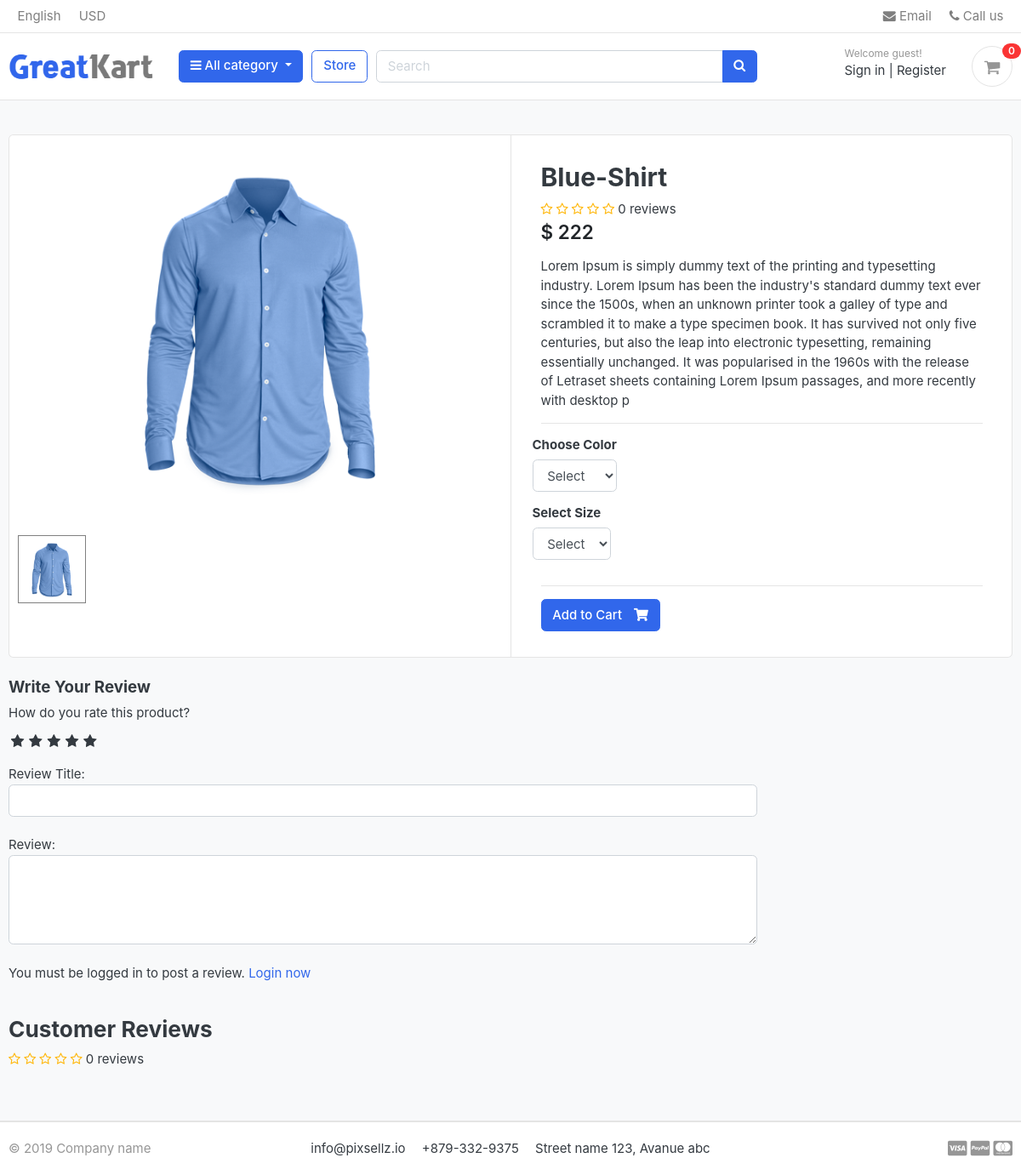
Screenshot of /store/category/shirts/blue-shirt/ with the database file from the repository.
### store/models.py (models this page shows, shortened)
class Product(models.Model):
    product_name    = models.CharField(max_length=200, unique=True)
    slug            = models.SlugField(max_length=200, unique=True)
    description     = models.TextField(max_length=500, blank=True)
    price           = models.IntegerField()
    images          = models.ImageField(upload_to='photos/products')
    stock           = models.IntegerField()
    is_available    = models.BooleanField(default=True)
    category        = models.ForeignKey(Category, on_delete=models.CASCADE)
    created_date    = models.DateTimeField(auto_now_add=True)
    modified_date   = models.DateTimeField(auto_now=True)
    def averageReview(self):
        reviews = ReviewRating.objects.filter(product=self, status=True).aggregate(average=Avg('rating'))
        avg = 0
        if reviews['average'] is not None:
            avg = float(reviews['average'])
        return avg
    def countReview(self):
        reviews = ReviewRating.objects.filter(product=self, status=True).aggregate(count=Count('id'))
        count = 0
        if reviews['count'] is not None:
            count = int(reviews['count'])
        return count

### store/views.py (the view)
# urls.py: path('category/<slug:category_slug>/<slug:product_slug>/', views.product_detail, name='product_detail'),
def product_detail(request, category_slug, product_slug):
    try:
        single_product = Product.objects.get(category__slug=category_slug, slug=product_slug)
        in_cart = CartItem.objects.filter(cart__cart_id=_cart_id(request), product=single_product).exists()
    except Exception as e:
        raise e
    if request.user.is_authenticated:
        try:
            orderproduct = OrderProduct.objects.filter(user=request.user, product_id=single_product.id).exists()
        except OrderProduct.DoesNotExist:
            orderproduct = None
    else:
        orderproduct = None
    reviews = ReviewRating.objects.filter(product_id=single_product.id, status=True)
    product_gallery = ProductGallery.objects.filter(product_id=single_product.id)
    context = {
        'single_product': single_product,
        'in_cart'       : in_cart,
        'orderproduct': orderproduct,
        'reviews': reviews,
        'product_gallery': product_gallery,
    }
    return render(request, 'store/product_detail.html', context)

### carts/context_processors.py (called while the page is built)
def counter(request):
    cart_count = 0
    if 'admin' in request.path:
        return {}
    else:
        try:
            cart = Cart.objects.filter(cart_id=_cart_id(request))
            if request.user.is_authenticated:
                cart_items = CartItem.objects.all().filter(user=request.user)
            else:
                cart_items = CartItem.objects.all().filter(cart=cart[:1])
            for cart_item in cart_items:
                cart_count += cart_item.quantity
        except Cart.DoesNotExist:
            cart_count = 0
    return dict(cart_count=cart_count)

### carts/views.py (called while the page is built)
def _cart_id(request):
    cart = request.session.session_key
    if not cart:
        cart = request.session.create()
    return cart

### category/context_processors.py (called while the page is built)
def menu_links(request):
    links = Category.objects.all()
    return dict(links=links)

### category/models.py (called while the page is built)
    def get_url(self):
            return reverse('products_by_category', args=[self.slug])

### store/models.py (called while the page is built)
    def colors(self):
        return super(VariationManager, self).filter(variation_category='color', is_active=True)

    def sizes(self):
        return super(VariationManager, self).filter(variation_category='size', is_active=True)

### templates/store/product_detail.html (shortened to what this page needs)
{% extends 'base.html' %}
{% load static %}
{% block content %}
<section class="section-content padding-y bg">
	<div class="container">
		<div class="card">
			<div class="row no-gutters">
				<aside class="col-md-6">
					<article class="gallery-wrap">
						<div class="img-big-wrap mainImage">
							<center><img src="{{ single_product.images.url }}"></center>
						</div>
					</article>
					<ul class="thumb">
						<li>
							<a href="{{ single_product.images.url }}" target="mainImage"><img src="{{ single_product.images.url }}" alt="Product Image"></a>
						</li>
					</ul>
				</aside>
				<main class="col-md-6 border-left">
					<form action="{% url 'add_cart' single_product.id %}" method="POST">
						<article class="content-body">
							<h2 class="title">{{ single_product.product_name }}</h2>
							<div class="rating-star">
								<span>
									<i class="fa fa-star{% if single_product.averageReview < 0.5 %}-o{% elif single_product.averageReview >= 0.5 and single_product.averageReview < 1 %}-half-o {% endif %}" aria-hidden="true"></i>
									<i class="fa fa-star{% if single_product.averageReview < 1.5 %}-o{% elif single_product.averageReview >= 1.5 and single_product.averageReview < 2 %}-half-o {% endif %}" aria-hidden="true"></i>
									<i class="fa fa-star{% if single_product.averageReview < 2.5 %}-o{% elif single_product.averageReview >= 2.5 and single_product.averageReview < 3 %}-half-o {% endif %}" aria-hidden="true"></i>
									<i class="fa fa-star{% if single_product.averageReview < 3.5 %}-o{% elif single_product.averageReview >= 3.5 and single_product.averageReview < 4 %}-half-o {% endif %}" aria-hidden="true"></i>
									<i class="fa fa-star{% if single_product.averageReview < 4.5 %}-o{% elif single_product.averageReview >= 4.5 and single_product.averageReview < 5 %}-half-o {% endif %}" aria-hidden="true"></i>
	<span>{{single_product.countReview}} reviews</span>
									</span>
							</div>
							<div class="mb-3">
								<var class="price h4">$ {{single_product.price}}</var>
							</div>
							<p>{{ single_product.description }}</p>
							<hr>
							<div class="row">
								<div class="item-option-select">
									<h6>Choose Color</h6>
									<select name="color" class="form-control" required>
										<option value="" disabled selected>Select</option>
									</select>
								</div>
							</div>
							<div class="row">
								<div class="item-option-select">
									<h6>Select Size</h6>
									<select name="size" class="form-control">
										<option value="" disabled selected>Select</option>
									</select>
								</div>
							</div>
							<hr>
							{% if single_product.stock <= 0 %}
							<h5 class="text-danger">Out of Stock</h5>
							{% else %}
							<button type="submit" class="btn  btn-primary"> <span class="text">Add to Cart</span> <i class="fas fa-shopping-cart"></i> </button>
							{% endif %}
						</article>
					</form>
				</main>
			</div>
		</div>
		<br>
		<div class="row">
			<div class="col-md-9">
				<form action="{% url 'submit_review' single_product.id %}" method="POST">
					<h5>Write Your Review</h5>
					<div>
						<label>How do you rate this product?</label>
						<br>
						<div class="rate">
							<input type="radio" name="rating" id="rating10" value="5" required /><label for="rating10" title="5"></label>
							<input type="radio" name="rating" id="rating8" value="4" required /><label for="rating8" title="4"></label>
							<input type="radio" name="rating" id="rating6" value="3" required /><label for="rating6" title="3"></label>
							<input type="radio" name="rating" id="rating4" value="2" required /><label for="rating4" title="2"></label>
							<input type="radio" name="rating" id="rating2" value="1" required /><label for="rating2" title="1"></label>
						</div>
<br>
						Review Title:
						<input type="text" class="form-control" name="subject">
						<br>
						Review:
						<textarea name="review" rows="4" class="form-control"></textarea>
						<br>
						{% if user.is_authenticated %}
							{% if orderproduct %}
								<input type="submit" value="Submit Review" class="btn btn-primary">
							{% else %}
								<p>You must purchase this product to post a review.</p>
							{% endif %}
						{% else %}
						<p>You must be logged in to post a review. <span><a href="{% url 'login' %}">Login now</a></span></p>
						{% endif %}
					</div>
				</form>
<br>
<header class="section-heading">
	<h3>Customer Reviews </h3>
	<div class="rating-star">
		<span>
			<i class="fa fa-star{% if single_product.averageReview < 0.5 %}-o{% elif single_product.averageReview >= 0.5 and single_product.averageReview < 1 %}-half-o {% endif %}" aria-hidden="true"></i>
			<i class="fa fa-star{% if single_product.averageReview < 1.5 %}-o{% elif single_product.averageReview >= 1.5 and single_product.averageReview < 2 %}-half-o {% endif %}" aria-hidden="true"></i>
			<i class="fa fa-star{% if single_product.averageReview < 2.5 %}-o{% elif single_product.averageReview >= 2.5 and single_product.averageReview < 3 %}-half-o {% endif %}" aria-hidden="true"></i>
			<i class="fa fa-star{% if single_product.averageReview < 3.5 %}-o{% elif single_product.averageReview >= 3.5 and single_product.averageReview < 4 %}-half-o {% endif %}" aria-hidden="true"></i>
			<i class="fa fa-star{% if single_product.averageReview < 4.5 %}-o{% elif single_product.averageReview >= 4.5 and single_product.averageReview < 5 %}-half-o {% endif %}" aria-hidden="true"></i>
	<span>{{single_product.countReview}} reviews</span>
			</span>
	</div>
</header>
			</div>
		</div>
	</div>
</section>
{% endblock %}

### static/css/ui.css (style rules this page uses)
html { font-family: "Inter", sans-serif; font-size: 15px; }
.content-body { flex: 1 1 auto; padding: 2rem 2.3rem; }
.padding-y { padding-top: 40px; padding-bottom: 40px; }
var { font-style: normal; }
article:after, .form-group:after { display: block; clear: both; content: ""; }
.bg { background-color: #f8f9fa; }
.section-heading { margin-bottom: 20px; margin-top: 15px; }
p:last-child { margin-bottom: 0; }
.btn .text + i { margin-left: 10px; }
.price { font-weight: 600; color: #212529; }
.gallery-wrap .img-big-wrap { margin-bottom: 10px; border-radius: 0.37rem; overflow: hidden; background-color: #fff; }
.gallery-wrap .img-big-wrap img { height: 450px; width: auto; display: inline-block; }
.item-option-select { margin-bottom: 1rem; display: inline-block; margin-right: 15px; }

### static/css/custom.css (style rules this page uses)
.rate { display: inline-block;; border: 0; }
.rate > label { float: right; }
.rate > label:before { display: inline-block; font-size: 1.1rem; font-family: FontAwesome; content: "\f005"; margin:0; padding:0.3rem .2rem; cursor: pointer; }
.rating-star i { color: #ffb503 !important; }
ul.thumb { margin:0 auto; padding: 0; float: left; }
ul.thumb li { list-style: none; margin: 10px; }
ul.thumb li img { width: 80px; height: 80px; border: 1px solid grey; }

### rows the page displays
Product: images (picture), product_name "Blue-Shirt", countReview "0", price "222", description "Lorem Ipsum is simply dummy text of the printing and typesetting industry. Lorem Ipsum has been the industry's standard dummy text ever since the 1500s, when an unknown printer took a galley of type and scrambled it to make a type specimen book. It has survived not only five centuries, but also the leap into electronic typesetting, remaining essentially unchanged. It was popularised in the 1960s with the release of Letraset sheets containing Lorem Ipsum passages, and more recently with desktop p"

### other values shown
{{ cart_count }} "0"
